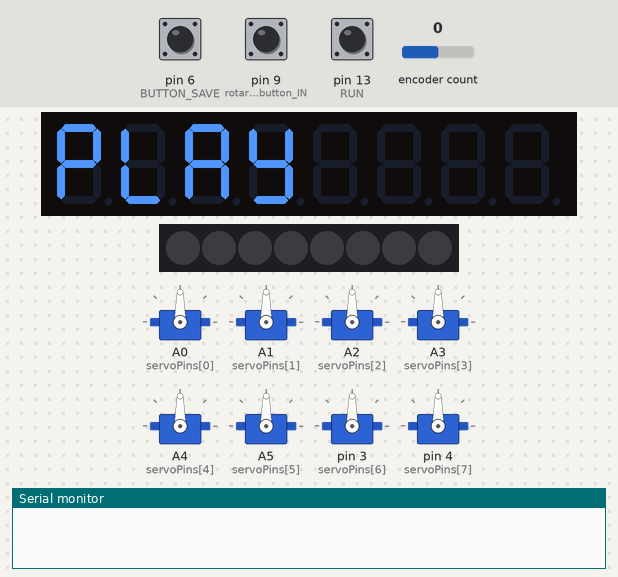
Simulated run of this sketch. Board: Arduino Uno, built with avr-gcc and run on an emulated ATmega328P. Shown: 8-digit seven-segment display, 8 × servo, 8 RGB LEDs in strip order, left to right, the last lines printed to the serial monitor. The test bench sets the inputs (shaded band); at power-on: pin 13 (RUN) HIGH, pin 6 (BUTTON_SAVE) HIGH, pin 9 (rotary_enconder_button_IN) HIGH, encoder count 0.

Above: at 2.2 s.
2.3 s: pin 13 (RUN) pulled LOW for 0.15 s
At 4.0 s:
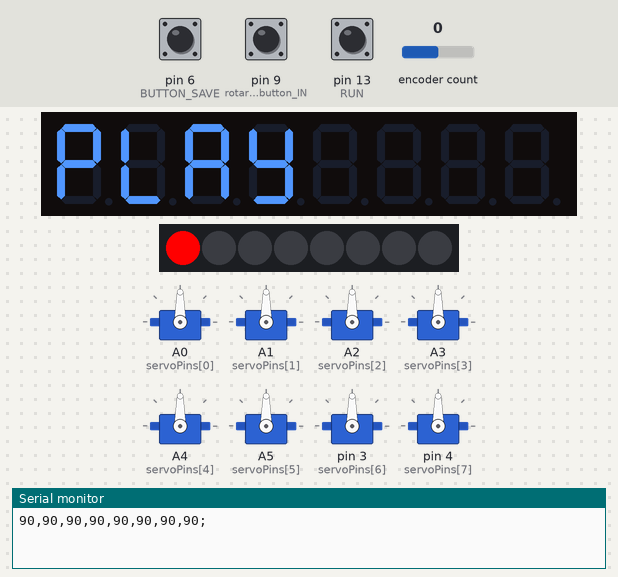
4.3 s: pin 13 (RUN) pulled LOW for 3.2 s
At 4.7 s:
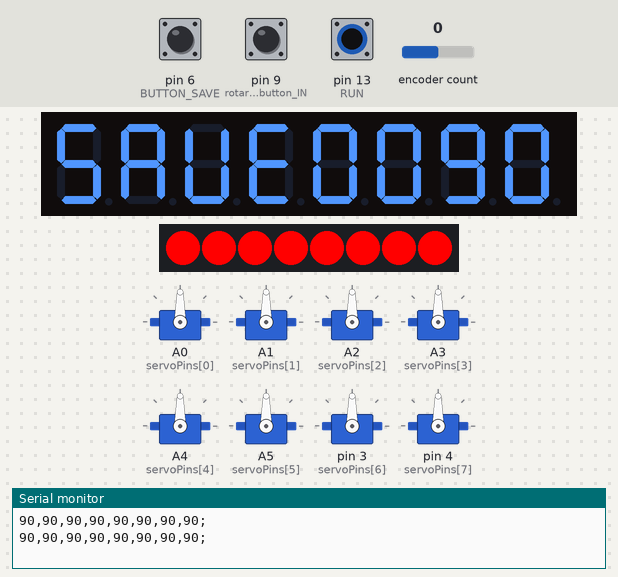
Timing chart, 0 to 9.4 s (numbered marks = the images above; inputs shaded):
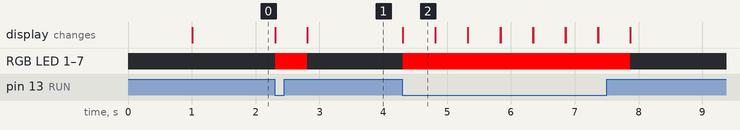

Measured:
- after the input at 2.3 s, RGB LED 1–7: off → RGB(255, 0, 0) at once, → off 0.50 s later; the display: first changes at once (image 1 shows a later state)
- after the input at 4.3 s, RGB LED 1–7: off → RGB(255, 0, 0) at once, → off 3.6 s later; the display: changes at once (image 2)
- what the display in image 2 shows lasts 0.5 s, from 4.3 s to 4.8 s

The sketch:

servo_controler.ino
```cpp
#include <Servo.h>
#include <TM1638lite.h>
#include <RotaryEncoder.h>

//Conexao dos pinos STB, CLK e DO
TM1638lite tm(12, 11, 10);
RotaryEncoder encoder(7, 8);

#define NUM_SERVOS 8

#define BUTTON_SAVE 6

int servoPins[NUM_SERVOS] = {A0, A1, A2, A3, A4, A5, 3, 4};
Servo servo[NUM_SERVOS];
byte selectedServo = 0;
int degrees[NUM_SERVOS];
bool rotaryButton;
int pos = 0;
byte prev_state = 0;

void setup() {
  pinMode(9, INPUT_PULLUP); // rotary enconder button INPUT_PULLUP
  pinMode(2, INPUT_PULLUP); //
  pinMode(BUTTON_SAVE, INPUT_PULLUP); //
  pinMode(5, INPUT_PULLUP); //
  pinMode(13, INPUT_PULLUP); // RUN / MANUAL

  tm.reset();
  tm.displayText("Servo");

  for (int i = 0; i < NUM_SERVOS; i++) {
    tm.displayHex(7, i);
    servo[i] = Servo();
    servo[i].attach(servoPins[i]);
    degrees[i] = 90;
    servo[i].write(degrees[selectedServo]);
  }

  tm.displayText("Serial");
  Serial.begin(9600); // opens serial port, sets data rate to 9600 bps

  delay(1000);
}


void loop() {
  if (digitalRead(13) == HIGH) {
    if (prev_state != 1) {
      tm.displayText("PLAY");
      prev_state = 1;
    }
    play();
  } else {
    if (prev_state != 2) {
      tm.displayText("SAVE");
      prev_state = 2;
    }
    manual();
  }
}

void play() {
  if (Serial.available() > 0) {
    //    for (int i = 0; i < NUM_SERVOS; i++) {
    while (Serial.parseInt() != -1);
    Serial.read();
    int s = Serial.parseInt();
    Serial.read();
    int pos = Serial.parseInt();
    if (pos != 0) {
      servo[s].write(pos);
      Serial.println(s);
      Serial.println(pos);
    }
  }
}

void manual() {
  uint8_t buttons = tm.readButtons();
  if (buttons != 0) {
    selectedServo = getSelected(buttons);

    for (uint8_t position = 0; position < 8; position++)
    {
      tm.setLED(position, selectedServo == position);
    }
  }


  encoder.tick();
  rotaryButton = (digitalRead(9) == HIGH);

  RotaryEncoder::Direction dir = encoder.getDirection();
  if (dir == RotaryEncoder::Direction::CLOCKWISE && degrees[selectedServo] < 180) {
    if (rotaryButton) {
      degrees[selectedServo] += 10;
    } else {
      degrees[selectedServo] += 1;
    }
    if (degrees[selectedServo] > 179) {
      degrees[selectedServo] = 179;
    }
    servo[selectedServo].write(degrees[selectedServo]);
  }

  if (dir == RotaryEncoder::Direction::COUNTERCLOCKWISE && degrees[selectedServo] > 0) {
    if (rotaryButton) {
      degrees[selectedServo] -= 10;
    } else {
      degrees[selectedServo] -= 1;
    }
    if (degrees[selectedServo] < 1) {
      degrees[selectedServo] = 1;
    }
    servo[selectedServo].write(degrees[selectedServo]);
  }

  displayNumber(degrees[selectedServo]);

  if (digitalRead(BUTTON_SAVE) == HIGH) {
    for (uint8_t position = 0; position < 8; position++)
    {
      tm.setLED(position, 1);
    }
    sendPos();
    delay(500);
    for (uint8_t position = 0; position < 8; position++)
    {
      tm.setLED(position, selectedServo == position);
    }
  }


}

void sendPos() {
  for (int i = 0; i < NUM_SERVOS; i++) {
    if (i > 0) {
      Serial.print(',');
    }
    Serial.print(degrees[i]);
  }
  Serial.println(';');
}


byte getSelected(uint8_t value) {
  for (byte i = 0; i < 8; i++)
  {
    if (value & (1 << i)) {
      return i;
    }
  }
  return -1;
}

void doLEDs(uint8_t value)
{
  for (uint8_t position = 0; position < 8; position++)
  {
    tm.setLED(position, value & 1);
    value = value >> 1;
  }
}

void displayNumber(uint8_t value)
{
  int digito7 = (value % 10);
  int digito6 = ((value / 10) % 10);
  int digito5 = ((value / 100) % 10);
  int digito4 = ((value / 1000) % 10);

  //Mostra os digitos no display
  tm.displayHex(7, digito7);
  tm.displayHex(6, digito6);
  tm.displayHex(5, digito5);
  tm.displayHex(4, digito4);
}


void displayStepper(uint8_t value)
{
  int digito3 = (value % 10);
  int digito2 = ((value / 10) % 10);
  int digito1 = ((value / 100) % 10);
  int digito0 = ((value / 1000) % 10);

  //Mostra os digitos no display
  tm.displayHex(3, digito3);
  tm.displayHex(2, digito2);
  tm.displayHex(1, digito1);
  tm.displayHex(0, digito0);
}
```
